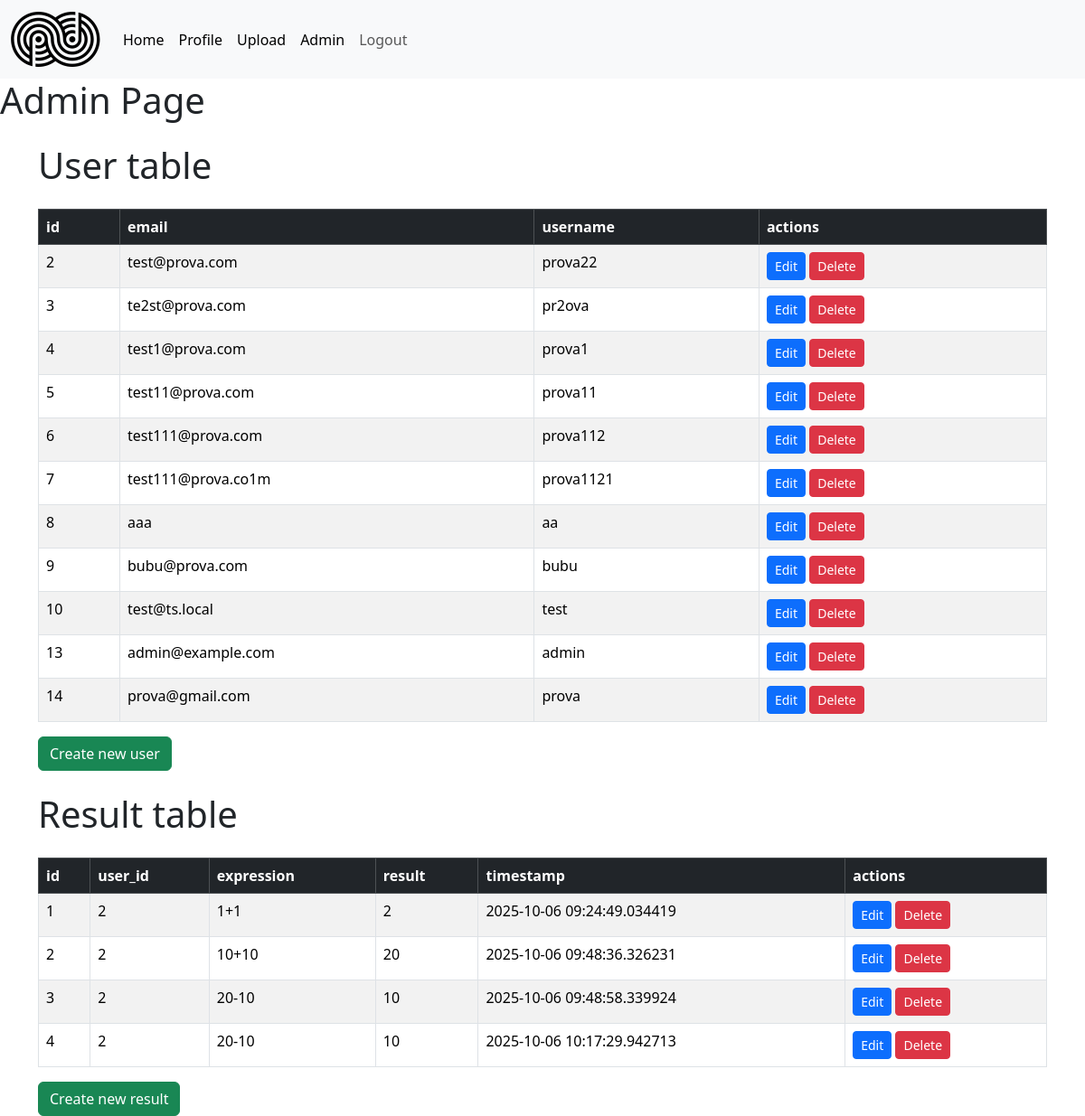
The page /auth/admin (signed in) on the database its author committed.
### models/model.py (models this page shows, shortened)
class User(UserMixin, db.Model):
    id = db.Column(db.Integer, primary_key= True)
    username = db.Column(db.String(80), unique=True, nullable=False)
    email = db.Column(db.String(120), unique=True, nullable=False)
    password_hash = db.Column(db.String(128))  # Campo per la password criptata
    roles = db.relationship('Role', secondary=user_roles, backref=db.backref('users', lazy='dynamic'))
    def has_role(self, role_name):
        return any(role.name == role_name for role in self.roles)

class Result(db.Model):
    id = db.Column(db.Integer, primary_key=True)
    user_id = db.Column(db.Integer, db.ForeignKey('user.id'), nullable=False)
    expression = db.Column(db.String(255), nullable=False)
    result = db.Column(db.String(255), nullable=False)
    timestamp = db.Column(db.DateTime, default=datetime.datetime.utcnow)
    user = db.relationship('User', backref=db.backref('results', lazy='select'))

### routes/auth.py (the view)
@login_required
@app.route('/admin')
def admin_page():
    if current_user.is_authenticated and not current_user.has_role('admin'):
        flash("Accesso non autorizzato!")
        return redirect(url_for('default.home'))
    users = db.session.execute(db.select(User)).scalars().all()
    results = db.session.execute(db.select(Result)).scalars().all()
    return render_template('admin.html', users=users,results=results)

### app.py (called while the page is built)
@login_manager.user_loader
def load_user(user_id):
    stmt = db.select(User).filter_by(id=user_id)
    user = db.session.execute(stmt).scalar_one_or_none()
    return user

### templates/admin.html (shortened to what this page needs)
{% extends "base.html" %}
{% block content %}
<h1>Admin Page</h1>
    <div class="container mt-4">
        <h1 class="mb-4">User table</h1>
        <table class="table table-striped table-bordered table-hover">
            <thead class="table-dark">
                <tr>
                    <th>id</th>
                    <th>email</th>
                    <th>username</th>
                    <th>actions</th>
                </tr>
            </thead>
            <tbody>
                {% for user in users %}
                <tr>
                    <td>{{ user.id }}</td>
                    <td>{{ user.email }}</td>
                    <td>{{ user.username }}</td>
                    <td>
                        <a class="btn btn-sm btn-primary" href="{{ url_for('auth.admin_edit_user', user_id=user.id) }}">Edit</a>
                        <form method="post" action="{{ url_for('auth.admin_delete_user', user_id=user.id) }}" style="display:inline;">
                            <button class="btn btn-sm btn-danger" type="submit" onclick="return confirm('Eliminare utente?');">Delete</button>
                        </form>
                    </td>
                </tr>
                {% else %}
                <tr>
                    <td colspan="4" class="text-center">Nessun risultato trovato</td>
                </tr>
                {% endfor %}
            </tbody>
        </table>
        <a class="btn btn-success" href="{{ url_for('auth.admin_create_user') }}">Create new user</a>
    </div>
    <div class="container mt-4">
        <h1 class="mb-4">Result table</h1>
        <table class="table table-striped table-bordered table-hover">
            <thead class="table-dark">
                <tr>
                    <th>id</th>
                    <th>user_id</th>
                    <th>expression</th>
                    <th>result</th>
                    <th>timestamp</th>
                    <th>actions</th>
                </tr>
            </thead>
            <tbody>
                {% for result in results %}
                <tr>
                    <td>{{ result.id }}</td>
                    <td>{{ result.user_id }}</td>
                    <td>{{ result.expression }}</td>
                    <td>{{ result.result }}</td>
                    <td>{{ result.timestamp }}</td>
                    <td>
                        <a class="btn btn-sm btn-primary" href="{{ url_for('auth.admin_edit_result', result_id=result.id) }}">Edit</a>
                        <form method="post" action="{{ url_for('auth.admin_delete_result', result_id=result.id) }}" style="display:inline;">
                            <button class="btn btn-sm btn-danger" type="submit" onclick="return confirm('Eliminare risultato?');">Delete</button>
                        </form>
                    </td>
                </tr>
                {% else %}
                <tr>
                    <td colspan="4" class="text-center">Nessun risultato trovato</td>
                </tr>
                {% endfor %}
            </tbody>
        </table>
        <a class="btn btn-success" href="{{ url_for('auth.admin_create_result') }}">Create new result</a>
    </div>
{% endblock %}

### rows shown on the page
User: id "2", email "test@prova.com", username "prova22"
User: id "3", email "te2st@prova.com", username "pr2ova"
User: id "4", email "test1@prova.com", username "prova1"
User: id "5", email "test11@prova.com", username "prova11"
User: id "6", email "test111@prova.com", username "prova112"
User: id "7", email "test111@prova.co1m", username "prova1121"
User: id "8", email "aaa", username "aa"
User: id "9", email "bubu@prova.com", username "bubu"
User: id "10", email "test@ts.local", username "test"
User: id "13", email "admin@example.com", username "admin"
User: id "14", email "prova@gmail.com", username "prova"
Result: id "1", user_id "2", expression "1+1", result "2", timestamp "2025-10-06 09:24:49.034419"
Result: id "2", user_id "2", expression "10+10", result "20", timestamp "2025-10-06 09:48:36.326231"
Result: id "3", user_id "2", expression "20-10", result "10", timestamp "2025-10-06 09:48:58.339924"
Result: id "4", user_id "2", expression "20-10", result "10", timestamp "2025-10-06 10:17:29.942713"
